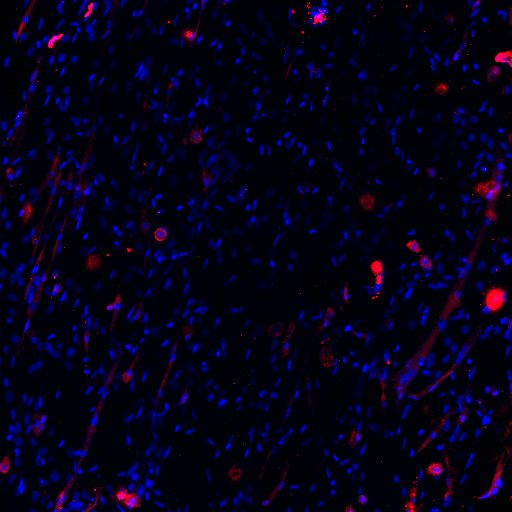
#> input picture myotube-quant/data/images/P10 well 1.jpg, 512 x 512 px; its folder holds only this picture in this run
$ python auto_bootstrap_masks.py --data_root ../data/images
#> lines starting #> are read from the running program, lines starting #| are printed output that depends on the picture; after the words box and inside, x2 and y2 are one past the last pixel; in counts of white or black regions, pixels touching at a corner belong together
"""
Headless Mask Bootstrapper
---------------------------------------------------------
- Reads images from:   data_root/raw/
- Generates masks to:  data_root/masks/nuclei/<stem>.tif
                       data_root/masks/myotubes/<stem>.tif
- Writes a CSV summary: data_root/bootstrap_summary.csv

Usage:
  python auto_bootstrap_masks.py --data_root /path/to/data_root --min_nuc_area 30 --min_myo_area 500
"""

import argparse, sys
from pathlib import Path
import numpy as np
from PIL import Image
from skimage import filters, morphology, exposure, measure
import tifffile as tiff
import csv

def read_rgb(p): return np.array(Image.open(p).convert("RGB"))
#> returned value is the input picture: shape (512, 512, 3); mean R, G, B 5.1, 0.9, 24.5

def auto_init_masks(rgb, min_nuc_area=30, min_myo_area=500):
#> called with min_nuc_area = 30, min_myo_area = 500
    red = exposure.rescale_intensity(rgb[...,0].astype(float), in_range='image', out_range=(0,1))
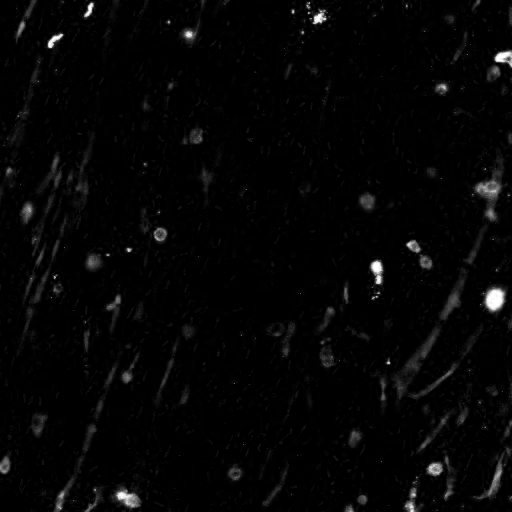
#> red: shape (512, 512) float64; min 0, max 1, mean 0.02
    blue = exposure.rescale_intensity(rgb[...,2].astype(float), in_range='image', out_range=(0,1))
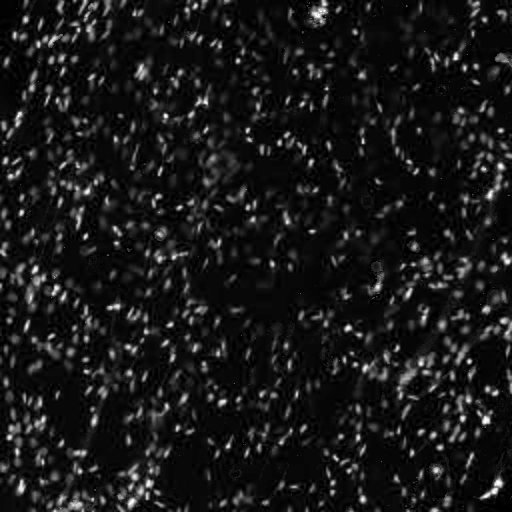
#> blue: shape (512, 512) float64; min 0, max 1, mean 0.0959
    r = filters.gaussian(red, 1.2); b = filters.gaussian(blue, 1.0)
    rt, bt = filters.threshold_otsu(r), filters.threshold_otsu(b)
#> rt = 0.228; bt = 0.205
    myo = morphology.remove_small_holes(morphology.remove_small_objects(r>rt, min_size=min_myo_area), area_threshold=256)
#> myo: shape (512, 512) bool; every value is 0
    nuc = morphology.remove_small_holes(morphology.remove_small_objects(b>bt, min_size=min_nuc_area), area_threshold=64)
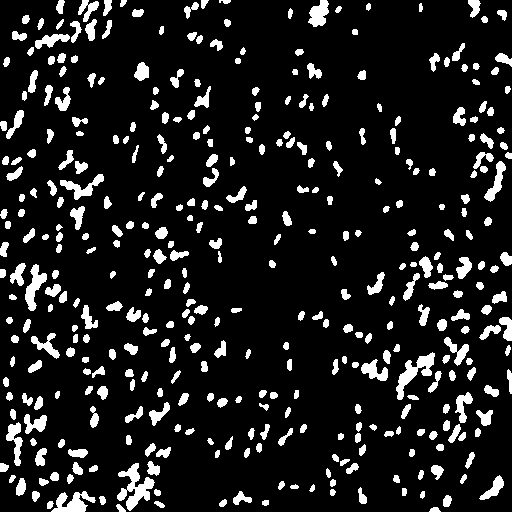
#> nuc: shape (512, 512) bool; 11.8% white; 394 white regions
    return nuc.astype(np.uint8), myo.astype(np.uint8)

def label_cc(bin_mask):
    from scipy import ndimage as ndi
    lab, _ = ndi.label(bin_mask.astype(np.uint8))
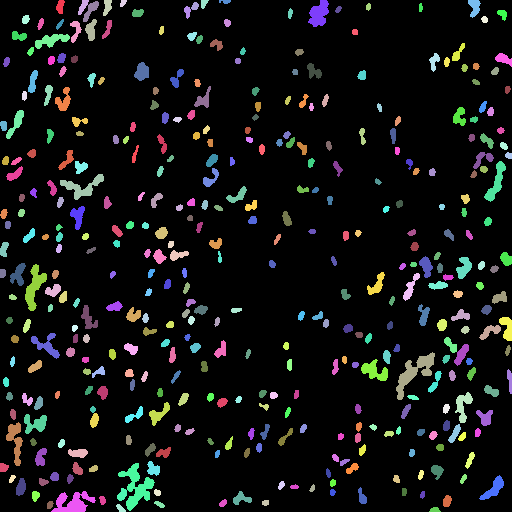
#> lab: shape (512, 512) int32; 400 distinct labels, from 0 to 399; one colour per label, 0 black
    return lab

def compute_metrics(nuc, myo):
    nuc_lab = label_cc(nuc)
    myo_lab = label_cc(myo)
#> in label_cc (call 2), `lab, _ = ndi.label(bin_mask.astype(np.uint8))`: lab: shape (512, 512) int32; every value is 0
    total_nuclei = int(nuc_lab.max())
#> total_nuclei = 399
    myotube_count = int(myo_lab.max())
#> myotube_count = 0
    # Assign nuclei to myotubes by overlap (any overlap == inside)
    nuclei_props = measure.regionprops(nuc_lab)
#> nuclei_props = 399 regions; largest, box (x1, y1, x2, y2) and area: (118, 463, 155, 511) 684, (396, 352, 435, 400) 644, (51, 491, 96, 512) 516, (25, 264, 47, 311) 458, (60, 174, 104, 200) 399
    myo_mask = myo_lab > 0
    myHC_positive = 0
    nuclei_myotube_map = {}
    for prop in nuclei_props:
        coords = prop.coords
        inside = np.any(myo_mask[coords[:,0], coords[:,1]])
        if inside: myHC_positive += 1
        mt_ids = myo_lab[coords[:,0], coords[:,1]]
        mt_ids = mt_ids[mt_ids>0]
        if mt_ids.size>0:
            hit = np.bincount(mt_ids).argmax()
            nuclei_myotube_map.setdefault(int(hit), []).append(int(prop.label))
#> after the loop, myHC_positive = 0; nuclei_myotube_map = 0 items
    # fusion index: % nuclei in myotubes with >=2 nuclei
    nuclei_per_mt = [len(v) for v in nuclei_myotube_map.values()]
#> nuclei_per_mt = []
    fused_nuc = sum(n for n in nuclei_per_mt if n>=2)
#> fused_nuc = 0
    fusion_idx = 100.0 * fused_nuc / total_nuclei if total_nuclei else 0.0
#> fusion_idx = 0
    myHC_pct = 100.0 * myHC_positive / total_nuclei if total_nuclei else 0.0
#> myHC_pct = 0
    avg_n_per_mt = float(np.mean(nuclei_per_mt)) if nuclei_per_mt else 0.0
#> avg_n_per_mt = 0
    return {
        "total_nuclei": total_nuclei,
        "myotube_count": myotube_count,
        "myHC_positive_nuclei": int(myHC_positive),
        "myHC_positive_percentage": round(myHC_pct, 2),
        "nuclei_fused": int(fused_nuc),
        "avg_nuclei_per_myotube": round(avg_n_per_mt, 2),
        "fusion_index": round(fusion_idx, 2),
    }

def save_mask(arr, path):
    path.parent.mkdir(parents=True, exist_ok=True)
    tiff.imwrite(str(path), (arr>0).astype(np.uint8))

def main():
    ap = argparse.ArgumentParser()
    ap.add_argument("--data_root", required=True)
    ap.add_argument("--min_nuc_area", type=int, default=30)
    ap.add_argument("--min_myo_area", type=int, default=500)
    args = ap.parse_args()

    root = Path(args.data_root)
    raw = root/"C:/Users/styph/OneDrive/Desktop/Lab/myotube-quant/data/images"
    nuc_dir = root/"masks"/"nuclei"
    myo_dir = root/"masks"/"myotubes"
    nuc_dir.mkdir(parents=True, exist_ok=True); myo_dir.mkdir(parents=True, exist_ok=True)

    imgs = sorted([p for p in raw.glob("*") if p.suffix.lower() in [".jpg",".jpeg",".png",".tif",".tiff"]])
    if not imgs:
        print(f"[ERROR] no images in {raw}")
        sys.exit(1)

    rows = []
    for p in imgs:
        stem = p.stem
        rgb = read_rgb(p)
        nuc, myo = auto_init_masks(rgb, args.min_nuc_area, args.min_myo_area)
        save_mask(nuc, nuc_dir/f"{stem}.tif")
        save_mask(myo, myo_dir/f"{stem}.tif")
        m = compute_metrics(nuc, myo)
#> m = {'total_nuclei': 399, 'myotube_count': 0, 'myHC_positive_nuclei': 0, 'myHC_positive_percentage': 0, 'nuclei_fused': 0, 'avg_nuclei_per_myotube': 0, 'fusion_index': 0}
        m["image"] = p.name
        rows.append(m)
        print(f"[OK] {p.name} nuclei={m['total_nuclei']} myotubes={m['myotube_count']} fusion_index={m['fusion_index']}%")
#| [OK] P10 well 1.jpg nuclei=399 myotubes=0 fusion_index=0.0%

    # write summary
    import csv
    out_csv = root/"bootstrap_summary.csv"
    keys = ["image","total_nuclei","myHC_positive_nuclei","myHC_positive_percentage","nuclei_fused",
            "myotube_count","avg_nuclei_per_myotube","fusion_index"]
    with open(out_csv, "w", newline="") as f:
        w = csv.DictWriter(f, fieldnames=keys)
        w.writeheader()
        for r in rows: w.writerow({k: r.get(k, "") for k in keys})
#> this loop made 1 pass
    print(f"[DONE] Summary -> {out_csv}")

if __name__ == "__main__":
    main()

$ run again, on myotube-quant/data/images/P11 well 2.jpg
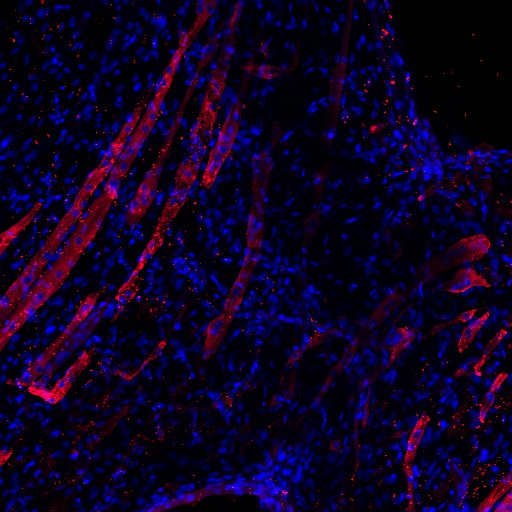
#> input picture myotube-quant/data/images/P11 well 2.jpg, 512 x 512 px
#> in read_rgb, returned value is the input picture: shape (512, 512, 3); mean R, G, B 14.2, 1.5, 35.9
#> in auto_init_masks, `blue = exposure.rescale_intensity(rgb[...,2].astype(float), in_range='..`:
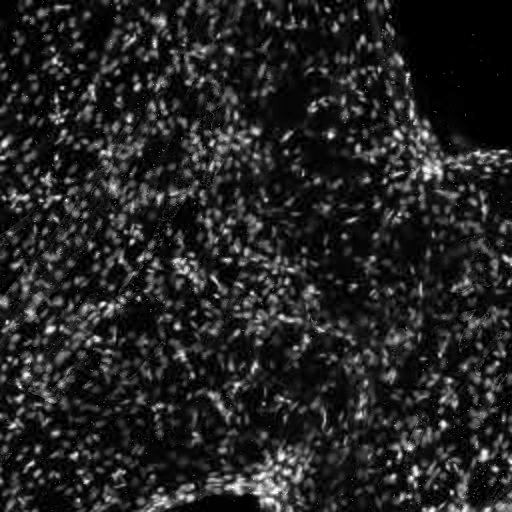
#> blue: shape (512, 512) float64; min 0, max 1, mean 0.141
#> rt = 0.175; bt = 0.217
#> myo: shape (512, 512) bool; 7.9% white; 12 white regions, largest, box (x1, y1, x2, y2) and area: (0, 0, 215, 351) 9447, (15, 293, 99, 405) 2330, (114, 158, 201, 303) 1915
#> nuc: shape (512, 512) bool; 21.3% white; 400 white regions
#> lab: shape (512, 512) int32; 406 distinct labels, from 0 to 405
#> in label_cc (call 2), `lab, _ = ndi.label(bin_mask.astype(np.uint8))`:
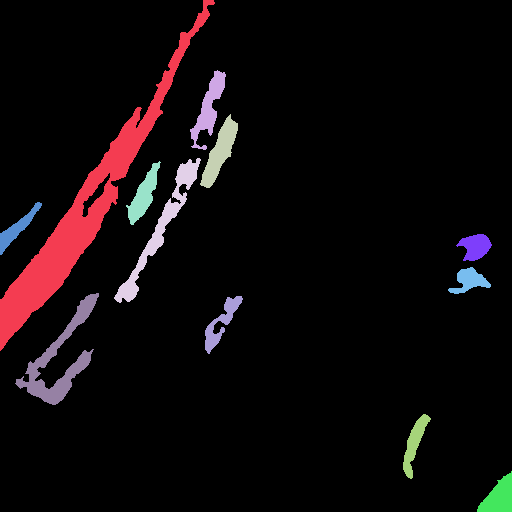
#> lab: shape (512, 512) int32; 13 distinct labels, from 0 to 12; one colour per label, 0 black
#> total_nuclei = 405
#> myotube_count = 12
#> nuclei_props = 405 regions; largest, box (x1, y1, x2, y2) and area: (205, 441, 316, 512) 3550, (387, 94, 509, 203) 2937, (182, 121, 262, 174) 1669, (88, 136, 146, 204) 1429, (66, 291, 132, 350) 1253
#> the loop in compute_metrics, `for prop in nuclei_props:` made 405 passes
#> (inside, mt_ids, hit) on passes 10, 35: (True, [1, 1], 1), (True, [1], 1)
#> after the loop in compute_metrics, `for prop in nuclei_props:`: myHC_positive = 75; nuclei_myotube_map = 12 items
#> nuclei_per_mt = [35, 3, 4, 6, 4, 3, 1, 2, 7, 4, 3, 3]
#> fused_nuc = 74
#> fusion_idx = 18.27
#> myHC_pct = 18.52
#> avg_n_per_mt = 6.25
#> m = {'total_nuclei': 405, 'myotube_count': 12, 'myHC_positive_nuclei': 75, 'myHC_positive_percentage': 18.52, 'nuclei_fused': 74, 'avg_nuclei_per_myotube': 6.25, 'fusion_index': 18.27}
#| [OK] P11 well 2.jpg nuclei=405 myotubes=12 fusion_index=18.27%
#> the loop in main, `for r in rows: w.writerow({k: r.get(k, "") for k in keys})` made 1 pass

$ run again, on myotube-quant/data/images/P11 well 3.jpg
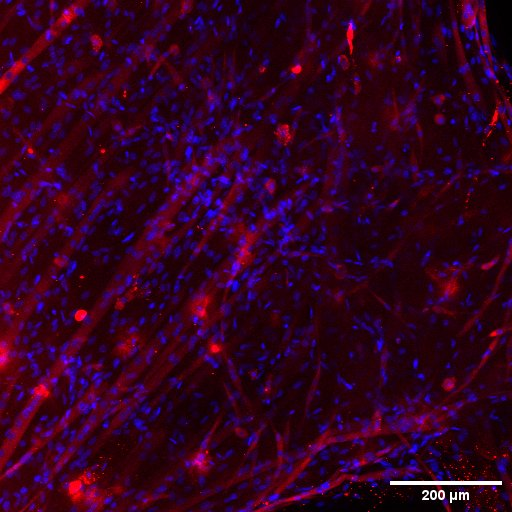
#> input picture myotube-quant/data/images/P11 well 3.jpg, 512 x 512 px
#> in read_rgb, returned value is the input picture: shape (512, 512, 3); mean R, G, B 50, 1.8, 32.7
#> in auto_init_masks, `blue = exposure.rescale_intensity(rgb[...,2].astype(float), in_range='..`:
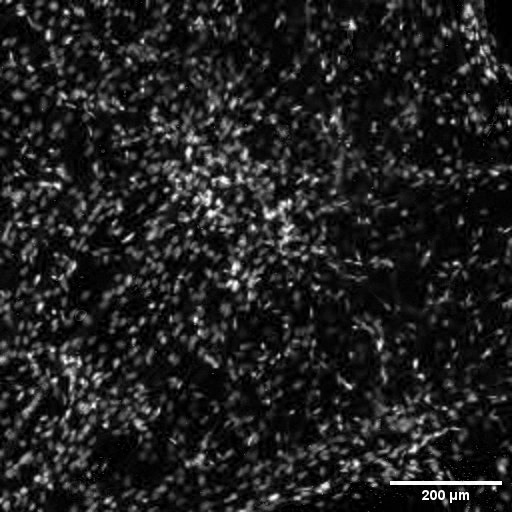
#> blue: shape (512, 512) float64; min 0, max 1, mean 0.128
#> rt = 0.263; bt = 0.205
#> myo: shape (512, 512) bool; 11.5% white; 14 white regions, largest, box (x1, y1, x2, y2) and area: (0, 281, 159, 485) 7265, (243, 404, 462, 512) 4096, (0, 245, 72, 404) 3008
#> nuc: shape (512, 512) bool; 19.6% white; 419 white regions
#> lab: shape (512, 512) int32; 428 distinct labels, from 0 to 427
#> in label_cc (call 2), `lab, _ = ndi.label(bin_mask.astype(np.uint8))`:
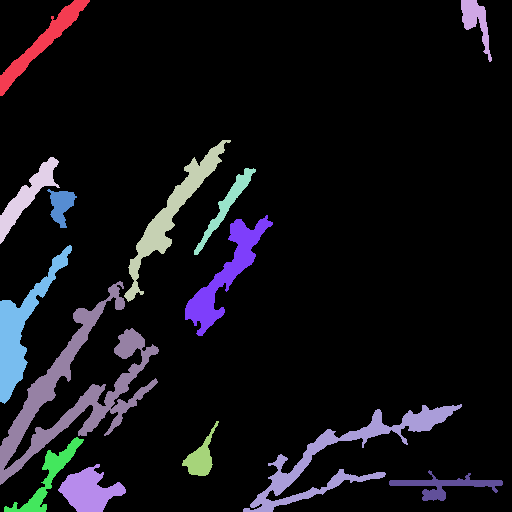
#> lab: shape (512, 512) int32; 15 distinct labels, from 0 to 14; one colour per label, 0 black
#> total_nuclei = 427
#> myotube_count = 14
#> nuclei_props = 427 regions; largest, box (x1, y1, x2, y2) and area: (147, 140, 309, 262) 5624, (364, 452, 503, 491) 1525, (59, 338, 89, 405) 900, (386, 392, 440, 433) 808, (389, 426, 467, 458) 666
#> the loop in compute_metrics, `for prop in nuclei_props:` made 427 passes
#> (inside, mt_ids, hit) on pass 7: (True, [2, 2, 2, 2, 2, 2, 2, 2, 2, 2], 2)
#> after the loop in compute_metrics, `for prop in nuclei_props:`: myHC_positive = 118; nuclei_myotube_map = 14 items
#> nuclei_per_mt = [3, 8, 7, 6, 3, 2, 8, 16, 27, 22, 2, 7, 2, 5]
#> fused_nuc = 118
#> fusion_idx = 27.63
#> avg_n_per_mt = 8.43
#> m = {'total_nuclei': 427, 'myotube_count': 14, 'myHC_positive_nuclei': 118, 'myHC_positive_percentage': 27.63, 'nuclei_fused': 118, 'avg_nuclei_per_myotube': 8.43, 'fusion_index': 27.63}
#| [OK] P11 well 3.jpg nuclei=427 myotubes=14 fusion_index=27.63%
#> the loop in main, `for r in rows: w.writerow({k: r.get(k, "") for k in keys})` made 1 pass

$ run again, on myotube-quant/data/images/P11 well 4.jpg
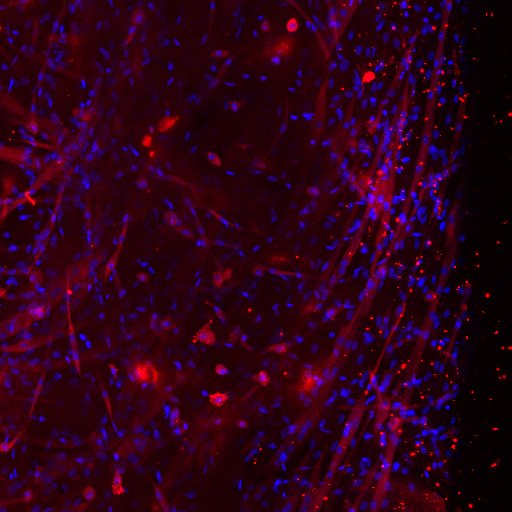
#> input picture myotube-quant/data/images/P11 well 4.jpg, 512 x 512 px
#> in read_rgb, returned value is the input picture: shape (512, 512, 3); mean R, G, B 45.4, 1.1, 25.2
#> in auto_init_masks, `blue = exposure.rescale_intensity(rgb[...,2].astype(float), in_range='..`:
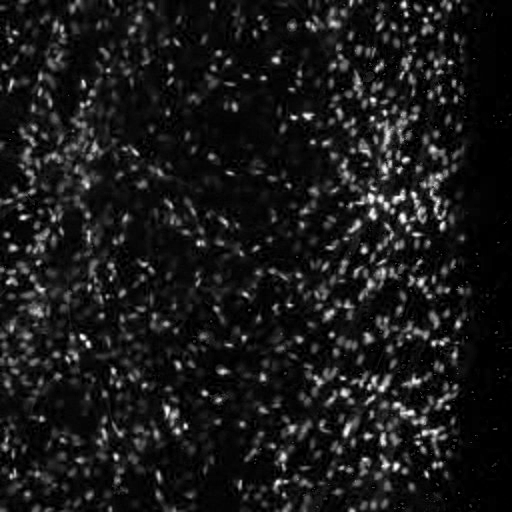
#> blue: shape (512, 512) float64; min 0, max 1, mean 0.0988
#> rt = 0.228; bt = 0.201
#> myo: shape (512, 512) bool; 14.6% white; 12 white regions, largest, box (x1, y1, x2, y2) and area: (0, 93, 131, 374) 11706, (285, 86, 450, 434) 10640, (300, 301, 448, 512) 5672
#> nuc: shape (512, 512) bool; 13.4% white; 371 white regions
#> lab: shape (512, 512) int32; 373 distinct labels, from 0 to 372
#> in label_cc (call 2), `lab, _ = ndi.label(bin_mask.astype(np.uint8))`:
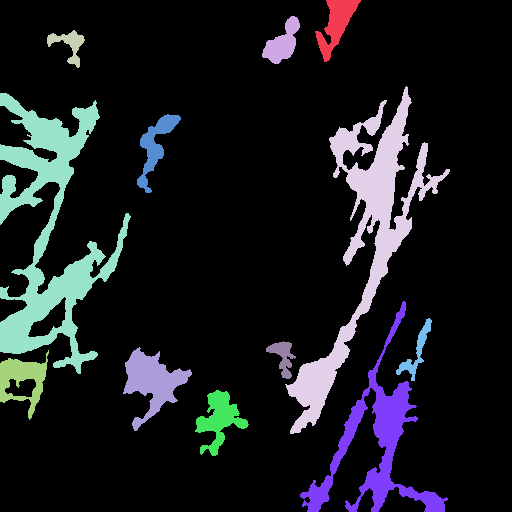
#> lab: shape (512, 512) int32; 13 distinct labels, from 0 to 12; one colour per label, 0 black
#> total_nuclei = 372
#> myotube_count = 12
#> nuclei_props = 372 regions; largest, box (x1, y1, x2, y2) and area: (369, 106, 420, 182) 1194, (63, 99, 104, 170) 941, (347, 178, 407, 221) 884, (353, 258, 406, 301) 765, (420, 169, 449, 232) 720
#> the loop in compute_metrics, `for prop in nuclei_props:` made 372 passes
#> (inside, mt_ids, hit) on passes 16, 35: (True, [1, 1], 1), (True, [1, 1], 1)
#> after the loop in compute_metrics, `for prop in nuclei_props:`: myHC_positive = 127; nuclei_myotube_map = 12 items
#> nuclei_per_mt = [5, 1, 2, 39, 33, 2, 26, 2, 1, 7, 5, 4]
#> fused_nuc = 125
#> fusion_idx = 33.6
#> myHC_pct = 34.14
#> avg_n_per_mt = 10.58
#> m = {'total_nuclei': 372, 'myotube_count': 12, 'myHC_positive_nuclei': 127, 'myHC_positive_percentage': 34.14, 'nuclei_fused': 125, 'avg_nuclei_per_myotube': 10.58, 'fusion_index': 33.6}
#| [OK] P11 well 4.jpg nuclei=372 myotubes=12 fusion_index=33.6%
#> the loop in main, `for r in rows: w.writerow({k: r.get(k, "") for k in keys})` made 1 pass

$ run again, on myotube-quant/data/images/P10 well 2.jpg
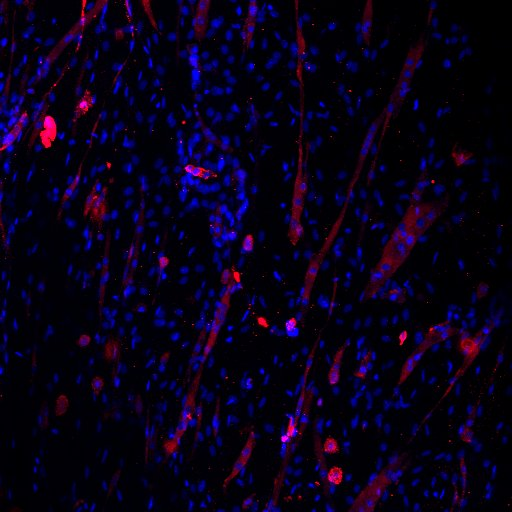
#> input picture myotube-quant/data/images/P10 well 2.jpg, 512 x 512 px
#> in read_rgb, returned value is the input picture: shape (512, 512, 3); mean R, G, B 8.3, 1, 24.4
#> rt = 0.146; bt = 0.203
#> myo: shape (512, 512) bool; 2.9% white; 10 white regions, largest, box (x1, y1, x2, y2) and area: (376, 205, 430, 278) 1530, (204, 266, 242, 359) 885, (288, 144, 307, 245) 855
#> nuc: shape (512, 512) bool; 14.3% white; 425 white regions
#> lab: shape (512, 512) int32; 429 distinct labels, from 0 to 428
#> in label_cc (call 2), `lab, _ = ndi.label(bin_mask.astype(np.uint8))`:
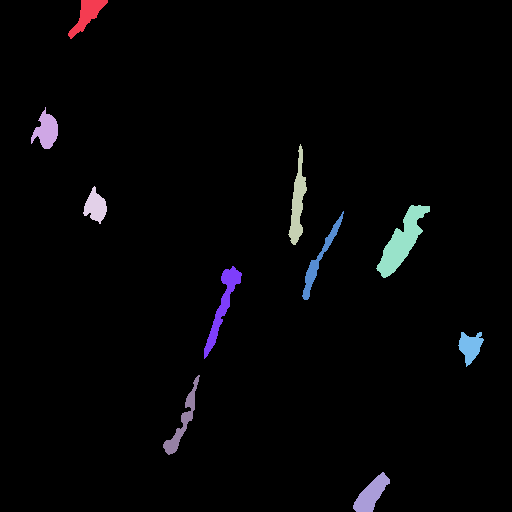
#> lab: shape (512, 512) int32; 11 distinct labels, from 0 to 10; one colour per label, 0 black
#> total_nuclei = 428
#> myotube_count = 10
#> nuclei_props = 428 regions; largest, box (x1, y1, x2, y2) and area: (174, 128, 250, 249) 3792, (0, 92, 29, 154) 1195, (280, 396, 309, 458) 614, (195, 300, 227, 334) 591, (31, 100, 65, 147) 588
#> the loop in compute_metrics, `for prop in nuclei_props:` made 428 passes
#> (inside, mt_ids, hit) on pass 6: (True, [1, 1, 1, 1, 1, 1, 1, 1, 1, 1, 1], 1)
#> after the loop in compute_metrics, `for prop in nuclei_props:`: myHC_positive = 32; nuclei_myotube_map = 10 items
#> nuclei_per_mt = [4, 1, 3, 3, 4, 2, 5, 3, 3, 4]
#> fused_nuc = 31
#> fusion_idx = 7.24
#> myHC_pct = 7.48
#> avg_n_per_mt = 3.2
#> m = {'total_nuclei': 428, 'myotube_count': 10, 'myHC_positive_nuclei': 32, 'myHC_positive_percentage': 7.48, 'nuclei_fused': 31, 'avg_nuclei_per_myotube': 3.2, 'fusion_index': 7.24}
#| [OK] P10 well 2.jpg nuclei=428 myotubes=10 fusion_index=7.24%
#> the loop in main, `for r in rows: w.writerow({k: r.get(k, "") for k in keys})` made 1 pass
